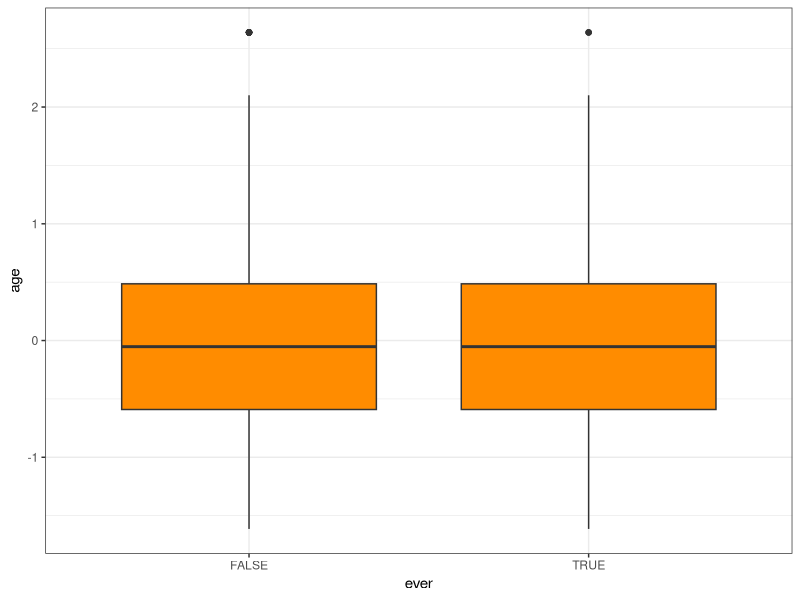
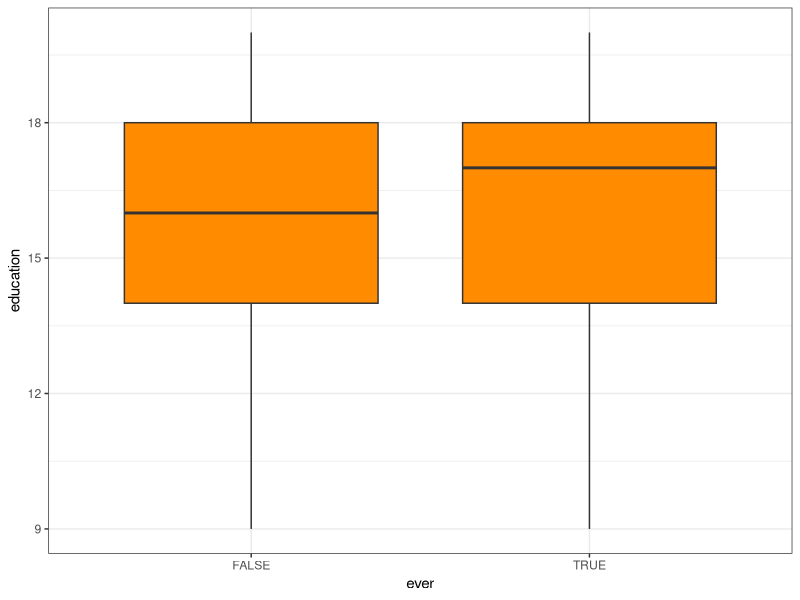
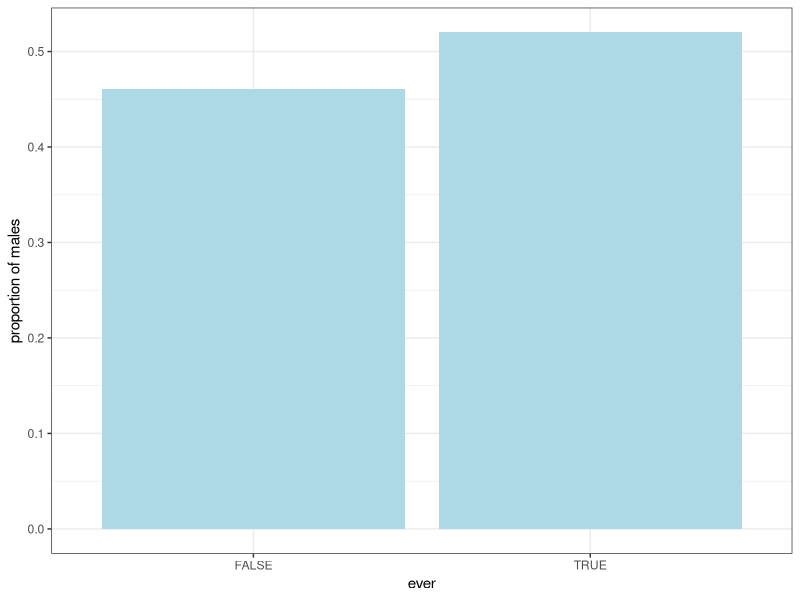
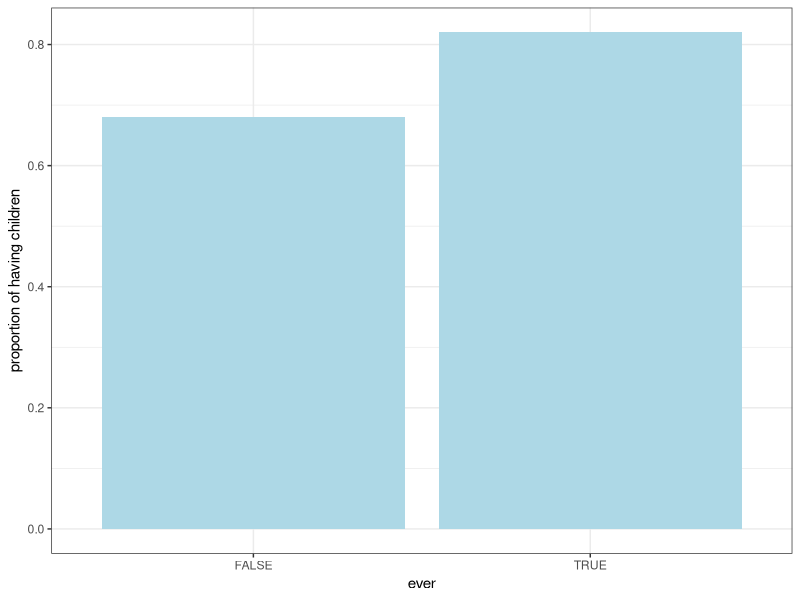
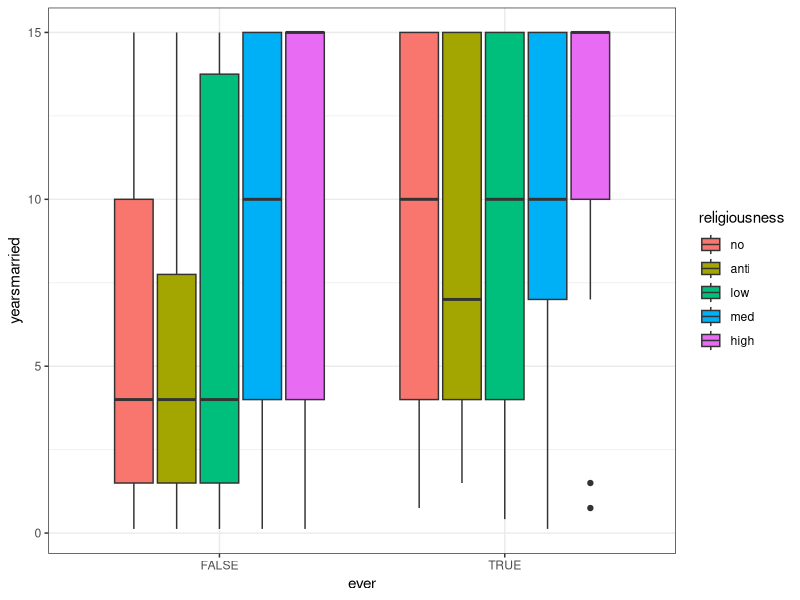
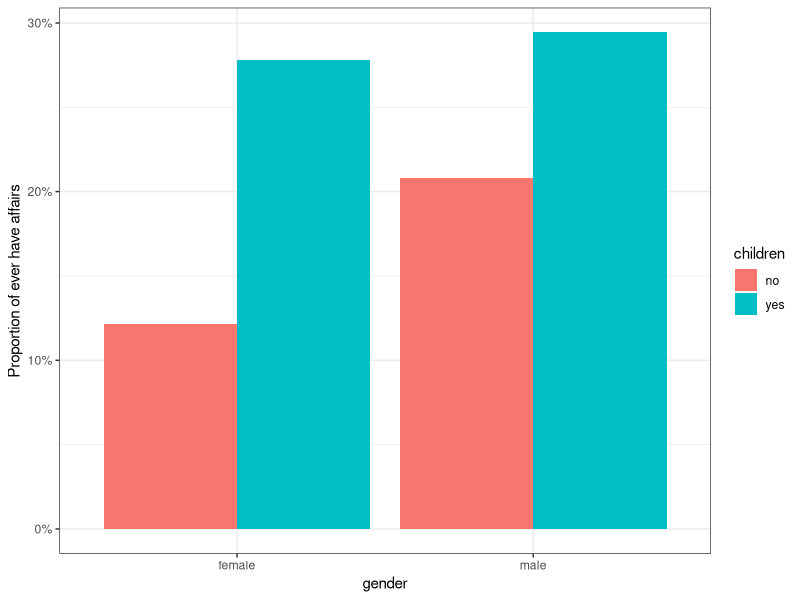

Write R code to recreate these figures, in order.
## ---- chunk 1
knitr::opts_chunk$set(echo = F,warning=F,message=F)
## ---- chunk 2
library(ggplot2)
library(AER)
library(dplyr)
library(knitr)
library(scales)
data('Affairs')

Affairs <- Affairs %>% mutate(ever = affairs > 0,
                              age = (age - mean(age)) / sd(age),
religiousness = factor(religiousness,levels = c(2,1,3,4,5),
                           labels = c("no","anti","low","med","high")))

## ---- chunk 3
ggplot(Affairs, aes(ever, age)) + geom_boxplot(fill = "darkorange") + theme_bw()
## ---- chunk 4
ggplot(Affairs, aes(ever, education )) + geom_boxplot(fill = "darkorange") + theme_bw()
## ---- chunk 5
d1 <- Affairs %>% group_by( ever) %>% summarise(prop = mean(gender == "male"))

ggplot(d1, aes(ever, prop )) + geom_col(fill = "lightblue") + theme_bw() + ylab("proportion of males")
## ---- chunk 6
d1 <- Affairs %>% group_by( ever) %>% summarise(prop = mean(children == "yes"))

ggplot(d1, aes(ever, prop )) + geom_col(fill = "lightblue") + theme_bw() + ylab("proportion of having children")
## ---- chunk 7
ggplot(Affairs, aes(ever,  yearsmarried, fill = religiousness  )) + geom_boxplot() + theme_bw()
## ---- chunk 8
fit = glm(ever ~ gender:children + age + yearsmarried + religiousness,data = Affairs, family = "binomial")
CIOR = exp(confint(fit))[-11,]
OR=exp(coef(fit))[-11]
d1 = cbind(summary(fit)$coef,OR,CIOR)
kable(d1,digit = 2, caption="Logistic model's estimation on the chance that males and females have affairs")

d1 = aggregate(ever ~ gender + children,data=Affairs,mean)
d1 %>% ggplot( aes(gender,ever,fill = children)) + geom_bar(stat ="identity",position  = "dodge") +
  ylab("") + theme_bw() +  scale_y_continuous(labels = percent) + ylab("Proportion of ever have affairs")
